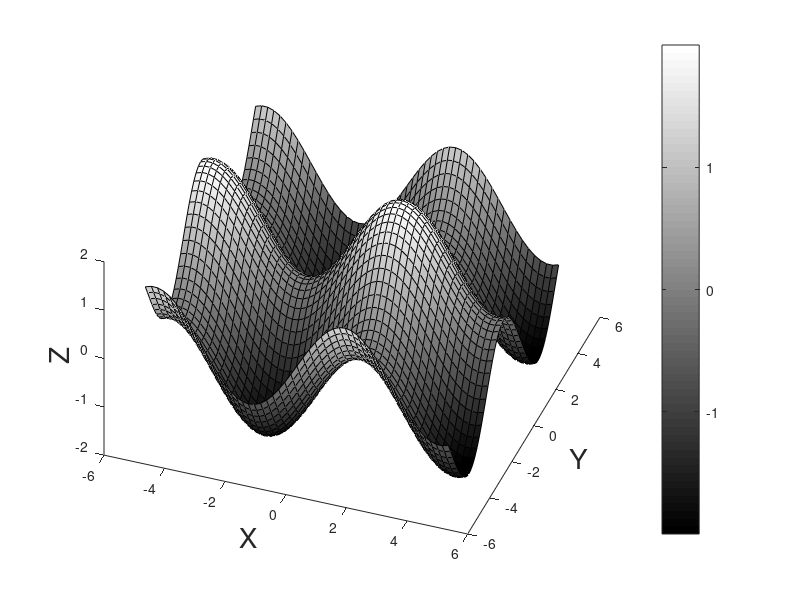

MATLAB code to generate this figure: (Note: this script raises an error after producing the figure.)
x = -5:.2:5;
y = -5:.2:5;

[X, Y] = meshgrid(x, y);
Z = sin(X) + cos(Y);
surf(X, Y, Z)
xlabel('X', 'fontsize', 20)
ylabel('Y', 'fontsize', 20)
zlabel('Z', 'fontsize', 20)
colormap('gray')
colorbar
view(20, 50)
grid
axes equal